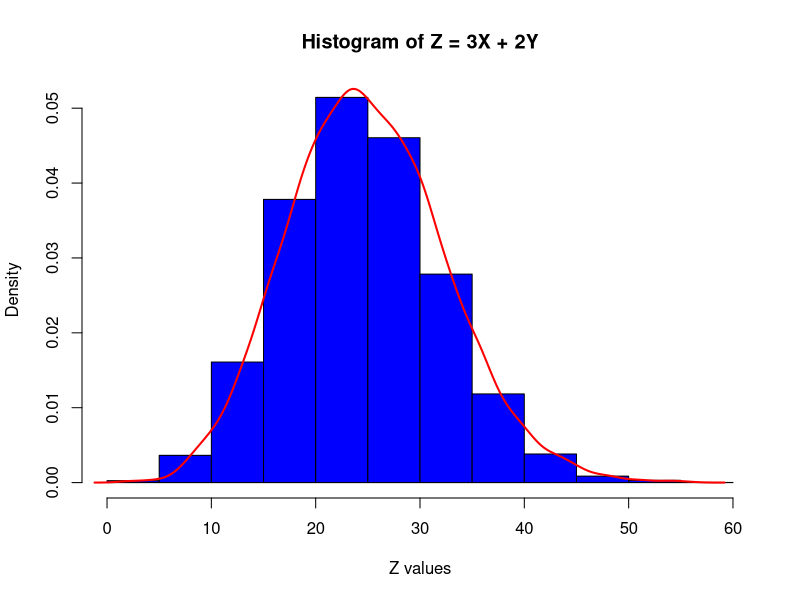

Write the R code that produced this figure.
##TASK1 THEORETICAL DERIVATION 

#"Recall the properties of linear combinations of independent normal variables."
#When you take two independent normal variables and combine them using addition or multiplication with constants, the result is also normally distributed.
#This is really helpful because it means the properties of the normal distribution stay with us even after transformations.

#"Show that a linear combination of independent normal variables is also normally distributed."
#if X and Y are independent and normally distributed then any linear combination of them would be normally distributed.(Z=aX+bY)
#X ~ Binomial(n=50, p=0.1)
#Y ~ Binomial(n=20, p=0.25)

#"Compute the mean and variance of 𝑍=3𝑋+2𝑌using: 
#(μZ = 3*μX + 2*μY)  and (σZ^2 = {(3^2 * σX^2) + (2^2 * σY^2)]"
μ_X = 50*0.1          # 5
μ_Y = 20*0.25         # 5
μ_Z = (3*5)+(2*5)     # 25 

σ2_X = 50 * 0.1 * 0.9          # 4.5
σ2_Y = 20 * 0.25 * 0.75        # 3.75
σ2_Z = (9 * 4.5) + (4 * 3.75)  # 55.5

cat("Theoretical mean of Z:", μ_Z , "\n")
cat("Theoretical variance of Z:", σ2_Z , "\n")

#"Clearly state the resulting distribution Z ~ N(μZ, σZ^2)"
#Z ~ N(25, 55.5)


#TASK 2 SIMULATION IN R: Perform a Monte Carlo simulation to empirically validate the distribution of 𝑍.
#Monte Carlo simulation is used  for the affects of random variables to system. 

set.seed(42)     #for randomization

n <- 10000       #number of simulation 

X <- rbinom(n, size = 50, prob=0.1)    #Generate   10,000 samples form each binomial distribution. 
Y <- rbinom(n, size = 20, prob=0.25)
Z <- 3*X + 2*Y                         #Computing the Z = 3X +2Y

mu_Z_empirical <- mean(Z)
var_Z_empirical <- var(Z)

cat("Empirical mean of Z:", mu_Z_empirical, "\n")
cat("Empirical variance of Z:", var_Z_empirical, "\n")

#creating a histogram to see if we can empirically validate the distribution of Z. 
hist(Z,
     main = "Histogram of Z = 3X + 2Y",
     xlab = "Z values",
     col = "blue",
     prob = TRUE)                      #makes the density instead of frequency
lines(density(Z), col="red", lwd=2)


#histogram looks symmetric and similar to the normal distribution. 
#meaning, the empirical mean and variance will be close to the expected theoretical μ and σ^2


##TASK 3 COMPARISON AND INTERPRETATION
#"Compare the empirical mean and variance with the theoretical values."

cat("Theoretical mean of Z:", μ_Z , "\n")                #theoretical mean of Z is 25 
cat("Emprical mean of Z:", mu_Z_empirical, "\n")         #empirical mean of Z is 24.9342 

cat("Theoretical variance of Z:", σ2_Z , "\n")           #theoretical variance of Z is 55.5 
cat("Empirical variance of Z:", var_Z_empirical, "\n")   #empirical variance of Z is 56.42511

#theoretical mean is bigger than the empirical but also close to each other
#empirical variance is a little bigger than the theoretical but also close 

#"Comment on the shape of the histogram. Does it resemble a normal distribution?"
#yes the shape of the histogram resembles normal distribution. we can also say that by the comparison above. they are close values so we can interpret the normality of the distribution there. 

#"Discuss the role of the coefficients 3 and 2 in shaping the distribution of 𝑍."
#The larger the coefficient, the more that variable shapes the distribution of Z. 
#Since X is multiplied by 3, it has a bigger impact on Z compared to Y, which is only multiplied by 2. So basically, X pulls Z more than Y does , both in terms of average and how spread out the values are.

#"Briefly explain how this relates to real-world applications, such as regression models or portfolio risk analysis"

#In regression models, impact of each input to the output shown with its coefficients. 
#in our equation *Z = 3X + 2Y*, it shows us that X has more impact on the output compared to Y. 
#For example we can understand which feature is more effective in predicting the output. 
#In a house pricing model it could answer a question like: "which matters more, location or the number of rooms?

# Just like in regression, portfolio risk analysis also combines variables using simple math.
# The coefficients basically show how much each investment affects the total return and risk.

